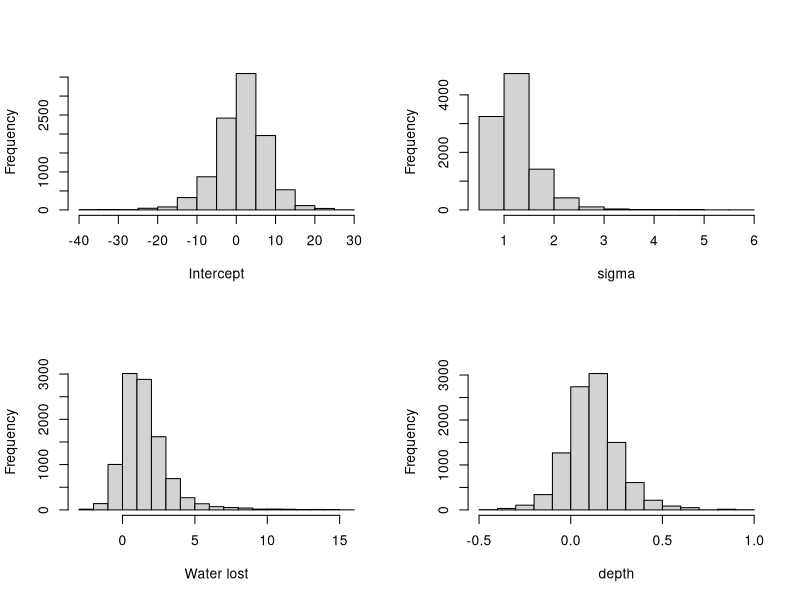

Here is the R script that generated this plot:
#This program was coded by Nam Lethanh for use in IMP class
data=read.csv("pipelinedata.csv", header=TRUE) #Data
attach(data) 
library(LearnBayes) #R package for Bayesian statistics
library(splines)
library(survival) #R package for regression analysis with MLE approach
#BEGIN Bayesian estimation approach on data
#-----function to define posterior likelihood
weibullregpost=function (theta, data)
{
  logf = function(t, c, x, sigma, mu, beta) {
    z = (log(t) - mu - x %*% beta)/sigma
    f = 1/sigma * exp(z - exp(z))
    S = exp(-exp(z))
    c * log(f) + (1 - c) * log(S) }
  k = dim(data)[2]
  p = k - 2
  t = data[, 1]
  c = data[, 2]
  X = data[, 3:k]
  sigma = exp(theta[1])
  mu = theta[2]
  beta = array(theta[3:k], c(p, 1))
  return(sum(logf(t, c, X, sigma, mu, beta)))
}
#-----------------------------
start=c(-.5,9,.5,-.05)
d=cbind(time,status,waterlost,depth)
fit=laplace(weibullregpost,start,d)
proposal=list(var=fit$var,scale=1.5)
bayesfit=rwmetrop(weibullregpost,proposal,fit$mode,10000,d) #This function rwmetrop is a standard function in LearnBayes R package describing the Metro-Polish Hasting Algorithm used to generate data based on MCMC.
par(mfrow=c(2,2))
sigma=exp(bayesfit$par[,1])
mu=bayesfit$par[,2]
beta1=bayesfit$par[,3]
beta2=bayesfit$par[,4]
hist(mu,xlab="Intercept", main="")
hist(sigma,xlab="sigma",main="")
#hist(mu,xlab="mu",main="")
hist(beta1,xlab="Water lost",main="")
hist(beta2,xlab="depth",main="")
#END of Bayesian estimation approach for the data
cat("RESULTS OF BAYESIAN ESTIMATION \n")
cat("Confident interval \n")
beta<-c(mu,beta1,beta2)
cat("THE END")
mean(beta1)
